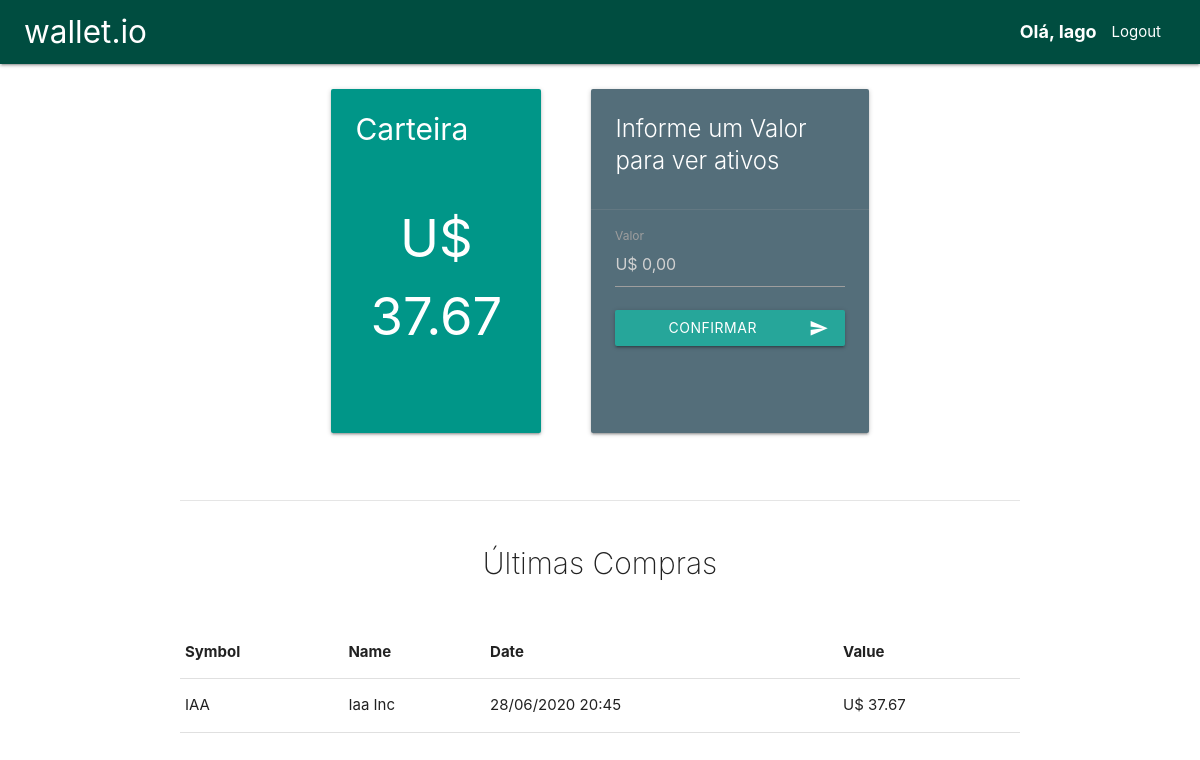
Screenshot of / (signed in) with the database file from the repository.
### user_control/models.py (models this page shows, shortened)
class Pessoa(models.Model):
    user = models.OneToOneField(
        'auth.User',
        on_delete=models.PROTECT
        )
    first_name = models.CharField(
        'Primeiro nome',
        max_length=50,
        null=False
        )
    email = models.URLField(
        'E-mail',
        max_length=50,
        null=False
        )
    def get_wallet(self):
        return self.userwallet_set.filter().first()

### stonks/models.py (models this page shows, shortened)
class UserWallet(models.Model):
    owner = models.ForeignKey(
        'user_control.Pessoa',
        on_delete=models.CASCADE
        )
    balance = models.DecimalField(
        max_digits=12,
        decimal_places=2
        )
    def get_purchases(self):
        return self.purchase_set.all()

class Purchase(models.Model):
    wallet = models.ForeignKey(
        'stonks.UserWallet',
        on_delete=models.CASCADE
        )
    symbol = models.ForeignKey(
        'stonks.StockExchangeSymbol',
        on_delete=models.CASCADE
        )
    amount = models.DecimalField(
        max_digits=12,
        decimal_places=2
        )
    current_daily = models.ForeignKey(
        'stonks.DailySymbolTimeSerie',
        on_delete=models.CASCADE
        )
    date_time = models.DateTimeField(
        auto_now=True
    )

class StockExchangeSymbol(models.Model):
    AVAILABLE_SYMBOLS = [
        ('IAA', 'Iaa Inc'),
        ('IAE', 'VOYA Asia Pacific High Dividend Equity'),
        ('IAG', 'Iamgold Corp'),
        ('IBA', 'Industrias Bachoco'),
        ('IBM', 'International Business Machines'),
    ]
    symbol = models.CharField(
        'Símbolo',
        max_length=10,
        null=False
        )
    name = models.CharField(
        'Primeiro nome',
        max_length=200,
        null=False
        )
    def already_fetched_today(self):
        return self.dailysymbolinformation_set.filter(
            history__date=datetime.datetime.now().date()
        ).exists()

### stonks/views.py (the view)
# urls.py: path('', index),
@login_required()
def index(request):
    available_symbols = StockExchangeSymbol.AVAILABLE_SYMBOLS
    for symbol in available_symbols:
        symbol_code = symbol[0]
        symbol_obj = StockExchangeSymbol.objects.filter(
            symbol=symbol_code
        ).first()
        already_fetched_today = symbol_obj.already_fetched_today()
        if not already_fetched_today:
            res = symbol_obj.update_daily_time_series()
    wallet = request.user.pessoa.get_wallet()
    context = {
        'wallet': wallet,
        'purchases': wallet.get_purchases()
    }
    return render(request, 'index.html', context)

### comum/utils.py (called while the page is built)
def main_context_processor(request):
    ctx = dict(
        super_template='base.html'
    )
    return ctx

### stonks/templates/index.html (shortened to what this page needs)
{% extends super_template %}
{% load static %}
{% load humanize %}
{% block content %}
<link rel="stylesheet" href="{% static 'css/index.css' %}">
    <div class="row wallet-balance-row">
        <div class="card-panel teal carteira-card">
            <div class="card-content white-text">
                <h5 class="card-title wallet-title">Carteira</h5>
                <p class='wallet-balance'>
                    U$ {{ wallet.balance|floatformat:2|intcomma }}
                </p>
            </div>
        </div>
        <div class="card blue-grey darken-1 novos-ativos-card">
                <div class="card-content white-text">
                    <span class="card-title">Informe um Valor para ver ativos</span>
                </div>
                <div class="card-action">
                    <form class="novo-ativo-form" action="/available_symbols_list/" method='POST'>
                        <div class="input-field">
                            <input placeholder="U$ 0,00" id="money-value" name="money-value" type="text" class="validate">
                            <label for="money-value">Valor</label>
                            </div>
                        <button class="btn waves-effect waves-light" type="submit" name="action">Confirmar
                            <i class="material-icons right">send</i>
                        </button>
                    </form>
                </div>
        </div>
    </div>
    <div class="ativos-container">
        {% if purchases %}
        <span class="empty-actives">Últimas Compras</span>
        <table>
            <thead>
              <tr>
                  <th>Symbol</th>
                  <th>Name</th>
                  <th>Date</th>
                  <th>Value</th>
              </tr>
            </thead>
            <tbody>
                {% for purchase in purchases %}
                    <tr>
                        <td>{{purchase.symbol.symbol}}</td>
                        <td>{{purchase.symbol.name}}</td>
                        <td>{{purchase.date_time|date:"d/m/Y H:i"}}</td>
                        <td>U$ {{purchase.amount|floatformat:2|intcomma}}</td>
                    </tr>
                {% endfor %}
            </tbody>
          </table>
        {% else %}
            <span class="empty-actives">Nenhum ativo ainda!</span>
        {% endif %}
    </div>
{% endblock %}

### comum/templates/base.html (shortened to what this page needs)
{% load static %}
<!DOCTYPE html>
<html lang="pt-br">
<head>
    <link rel="stylesheet" href="https://cdnjs.cloudflare.com/ajax/libs/materialize/1.0.0/css/materialize.min.css">
    <link rel="stylesheet" href="{% static 'css/main.css' %}">
</head>
<body>
    <nav>
        <div class="nav-wrapper teal darken-4 main-nav">
            <a href="/" class="brand-logo">wallet.io</a>
            <ul id="nav-mobile" class="right hide-on-med-and-down">
                {% if request.user.is_authenticated %}
                    <li class="user_auth_welcome">Olá, {{ request.user.pessoa.first_name }}</li>
                    <li><a href="/user_logout/">Logout</a></li>
                {% else %}
                    <li><a href="/user_auth/">Login</a></li>
                {% endif %}
            </ul>
        </div>
    </nav>
    <div class="container">
        {% block content %}
        {% endblock %}
    </div>
</body>
</html>

### comum/static/css/main.css (style rules this page uses)
.user_auth_welcome { font-weight: bold; font-size: 1.2em; }
.main-nav { padding: 0 2%; }

### stonks/static/css/index.css (style rules this page uses)
.wallet-balance { font-size: 3.5em; text-align: center; }
h5.card-title.wallet-title { margin: 0; font-size: 2em; }
.wallet-balance-row { display: flex; justify-content: center; }
.ativos-container { border-top: 1px solid rgba(0,0,0,0.1); margin-top: 5%; }
span.empty-actives { font-weight: 200; font-size: 2em; text-align: center; display: block; margin: 40px; }
.card.blue-grey.darken-1.novos-ativos-card { width: 33%; margin: 25px; }
.card-panel.teal.carteira-card { width: 25%; margin: 25px }
.novo-ativo-form { display: flex; flex-direction: column; }
input#money-value { color: white; }

### rows the page displays
UserWallet: balance "37.67"
Purchase: symbol.symbol "IAA", symbol.name "Iaa Inc", date_time "28/06/2020 20:45", amount "37.67"

### other values shown
{{ request.user.pessoa.first_name }} "Iago"
